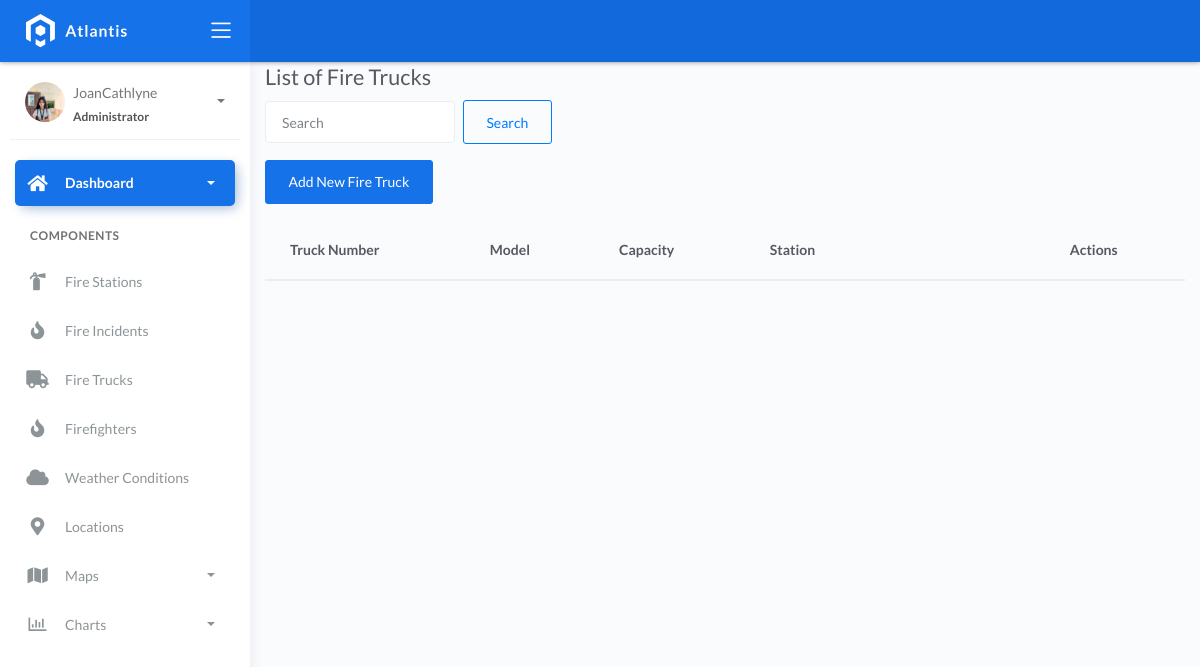
The page /firetrucks/ on the database as committed earlier.
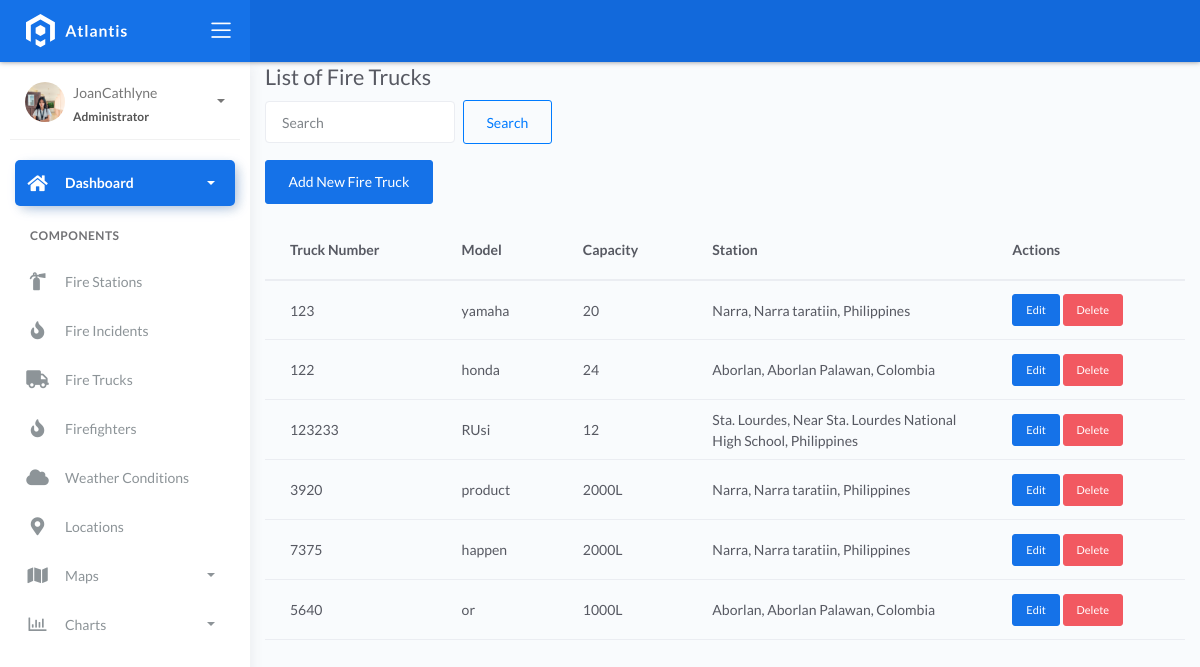
The same page on the database as committed later.
### fire/models.py (models this page shows, shortened)
class BaseModel(models.Model):
    created_at = models.DateTimeField(auto_now_add=True, db_index=True)
    updated_at = models.DateTimeField(auto_now=True)
    class Meta:
        abstract = True

class FireTruck(BaseModel):
    truck_number = models.CharField(max_length=150)
    model = models.CharField(max_length=150)
    capacity = models.CharField(max_length=150)  # water
    station = models.ForeignKey(FireStation, on_delete=models.CASCADE)

class FireStation(BaseModel):
    name = models.CharField(max_length=150)
    latitude = models.DecimalField(
        max_digits=22, decimal_places=16, null=True, blank=True)
    longitude = models.DecimalField(
        max_digits=22, decimal_places=16, null=True, blank=True)
    address = models.CharField(max_length=150)
    city = models.CharField(max_length=150)  # can be in separate table
    country = models.CharField(max_length=150)  # can be in separate table
    def __str__(self):
        return f"{self.name}, {self.address}, {self.country}"

### fire/views.py (the view)
# urls.py: path('firetrucks/', FireTruckListView.as_view(), name='firetruck_list'),
class FireTruckListView(ListView):
    model = FireTruck
    template_name = 'firetruck_list.html'
    context_object_name = 'firetrucks'
    paginate_by = 10
    def get_queryset(self):
        queryset = super().get_queryset()
        query = self.request.GET.get('q')
        if query:
            queryset = queryset.filter(Q(truck_number__icontains=query) | Q(model__icontains=query))
        return queryset.order_by('id')

### templates/firetruck_list.html (shortened to what this page needs)
{% extends 'base.html' %}
{% block content %}
<div class="container">
    <h2>List of Fire Trucks</h2>
    <form method="get" class="form-inline mb-3">
        <input type="text" name="q" class="form-control mr-2" placeholder="Search" value="{{ request.GET.q }}">
        <button type="submit" class="btn btn-outline-primary">Search</button>
      </form>
      <a href="{% url 'firetruck_create' %}" class="btn btn-primary mb-3">Add New Fire Truck</a>
    <table class="table">
        <thead>
            <tr>
                <th>Truck Number</th>
                <th>Model</th>
                <th>Capacity</th>
                <th style="width: 300px;">Station</th>
                <th>Actions</th>
            </tr>
        </thead>
        <tbody>
            {% for truck in firetrucks %}
            <tr>
                <td>{{ truck.truck_number }}</td>
                <td>{{ truck.model }}</td>
                <td>{{ truck.capacity }}</td>
                <td>{{ truck.station }}</td>
                <td>
                    <a href="{% url 'firetruck_update' truck.pk %}" class="btn btn-sm btn-primary" style="max-width: 80px;">Edit</a>
                    <a href="{% url 'firetruck_delete' truck.pk %}" class="btn btn-sm btn-danger" style="max-width: 80px;">Delete</a>
                </td>
            </tr>
            {% endfor %}
        </tbody>
    </table>
</div>
{% endblock %}

Rows that differ between the two databases and show on the page:
added FireTruck: truck_number "123", model "yamaha", capacity "20", station "Narra, Narra taratiin, Philippines"
added FireTruck: truck_number "122", model "honda", capacity "24", station "Aborlan, Aborlan Palawan, Colombia"
added FireTruck: truck_number "123233", model "RUsi", capacity "12", station "Sta. Lourdes, Near Sta. Lourdes National High School, Philippines"
added FireTruck: truck_number "3920", model "product", capacity "2000L", station "Narra, Narra taratiin, Philippines"
added FireTruck: truck_number "7375", model "happen", capacity "2000L", station "Narra, Narra taratiin, Philippines"
added FireTruck: truck_number "5640", model "or", capacity "1000L", station "Aborlan, Aborlan Palawan, Colombia"
